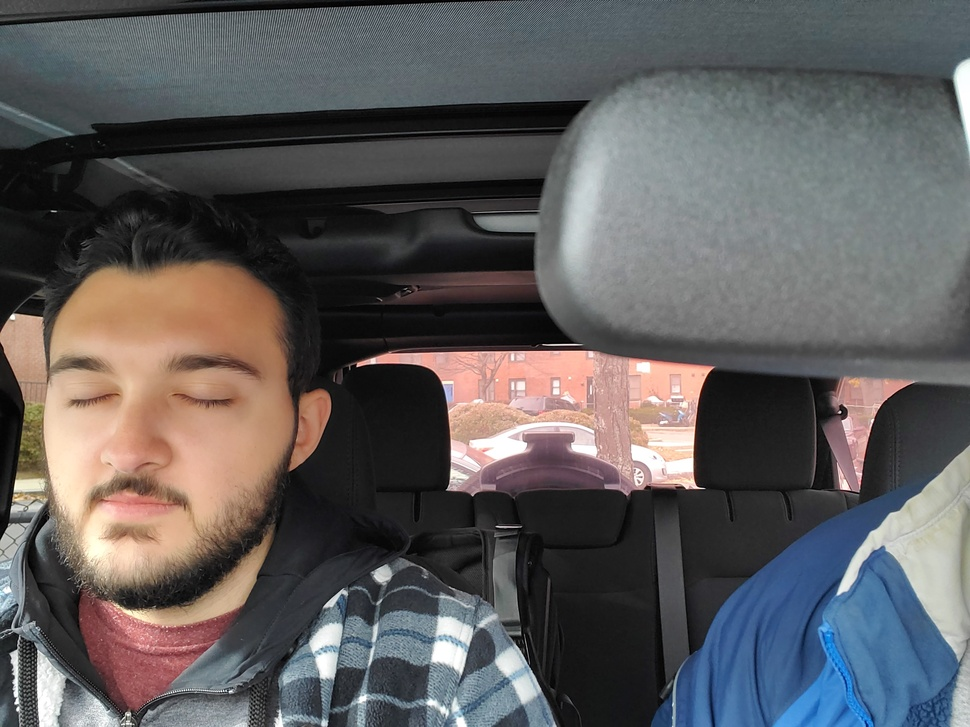
%> input picture Closed1.jpg, 970 x 727 px, shrunk from 2944 x 2208 before the run
$ octave --eval "result = main(imread('Closed1.jpg'));"   (GNU Octave 9; MATLAB toolbox functions it lacks are replaced by stand-ins)
%> lines starting %> are read from the running program, lines starting %| are printed output that depends on the picture
### GetEye.m
function [outputArg1,outputArg2,outputArg3] = GetEye(inputArg1)
try
    img = inputArg1;
%> img is the input picture: size 727x970x3 uint8; mean R, G, B 94.7, 92.2, 92.6
    img = rgb2gray(img);
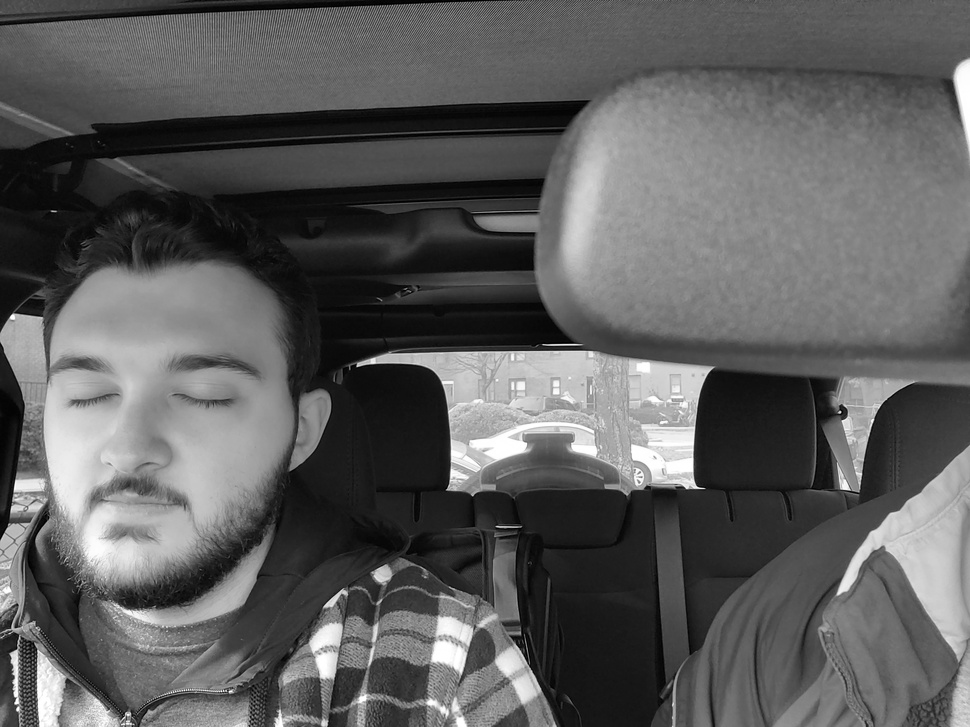
%> img: size 727x970 uint8; min 0, max 255, mean 93
    img = flip(img, 2); % Flips the image horizontally
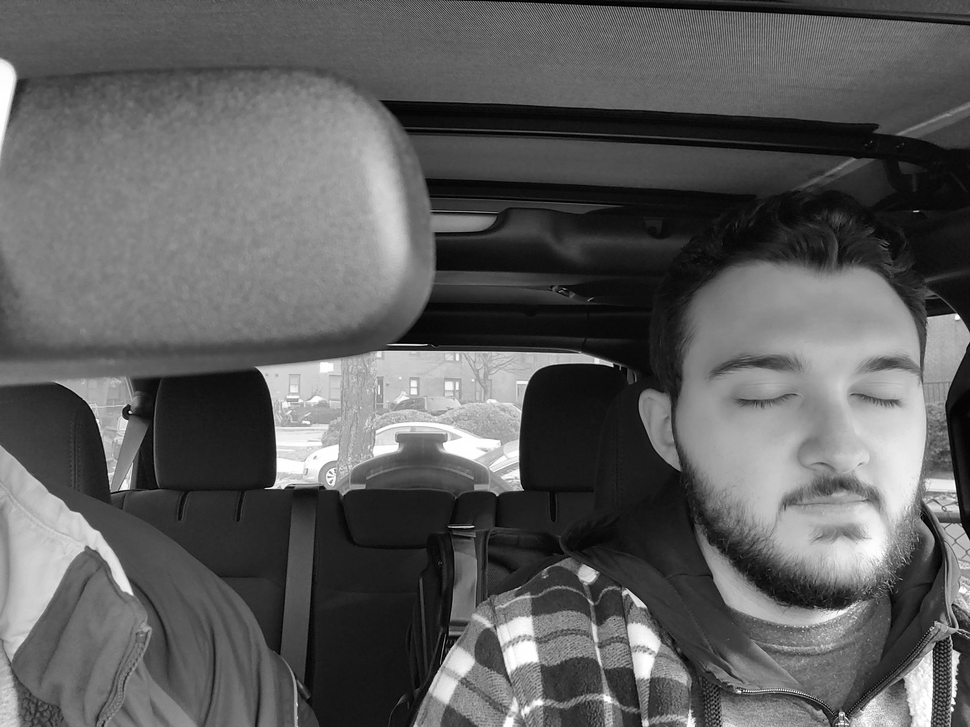
%> img: size 727x970 uint8; min 0, max 255, mean 93; mean of the top-left, top-right, bottom-left and bottom-right quarters 109.6, 66.8, 90.5, 105

    faceDetector = vision.CascadeObjectDetector();
    eyeDetector = vision.CascadeObjectDetector('EyePairSmall');
    bb = step(faceDetector,img);
%> bb = [695 295 261 261]

    %Detect the biggest box, which is the face
    bigBox=1;
         for i=1:rank(bb)
             if bb(i,3)>bb(bigBox,3)
                 bigBox=i;
             end
         end
%> this loop made 1 pass
%> after the loop, bigBox = 1

    faceImage = imcrop(img,bb(bigBox,:));
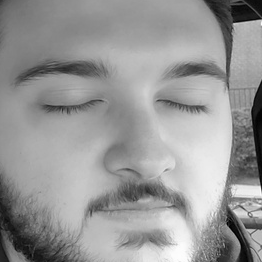
%> faceImage: size 262x262 uint8; min 0, max 253, mean 151.2
    bbEyes = step(eyeDetector,faceImage);

    %Find biggest Eyes;
    bigEyes = 1;
    for i = 1:rank(bbEyes)
        if bbEyes(i,3) > bbEyes(bigEyes,3)
            bigEyes = i;
        end
    end

    bbOneEye=[bbEyes(bigEyes,1),bbEyes(bigEyes,2),bbEyes(bigEyes,3)/3,bbEyes(bigEyes,4)];   %resize the eyepair width in half
    eye = imcrop(faceImage,bbOneEye(1,:));
    outputArg1 = eye;
    outputArg2 = bigEyes;
    outputArg3 = bbEyes;
catch
    outputArg1 = 0;
    outputArg2 = 0;
    outputArg3 = 0;
end
end

### main.m
function [result] = main(inputImage)
    [eye, bigEyes, bbEyes] = GetEye(inputImage);
%> eye = 0; bigEyes = 0; bbEyes = 0
    if(exist('eye') ~= 1 || exist('bigEyes') ~= 1 || exist('bbEyes') ~= 1)
       result = 'No Pupil';
    elseif(eye == 0)
        result = 'No Face';
       clear eye;
       clear bigEyes;
       clear bbEyes;
    else
       disp(eye);
       result = EyeStatus(eye,bigEyes,bbEyes);
       clear eye;
       clear bigEyes;
       clear bbEyes;
    end
end

$ run again, on Closed2.jpg
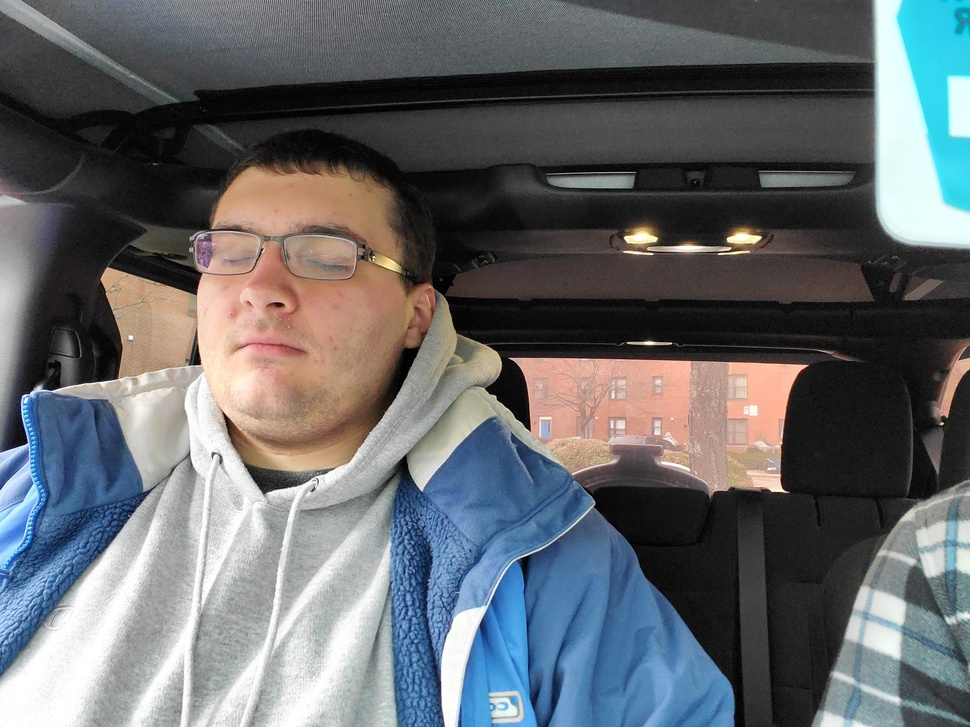
%> input picture Closed2.jpg, 970 x 727 px, shrunk from 2944 x 2208 before the run
%> in GetEye, img is the input picture: size 727x970x3 uint8; mean R, G, B 101.1, 104.2, 107.5
%> in GetEye, `img = rgb2gray(img);`:
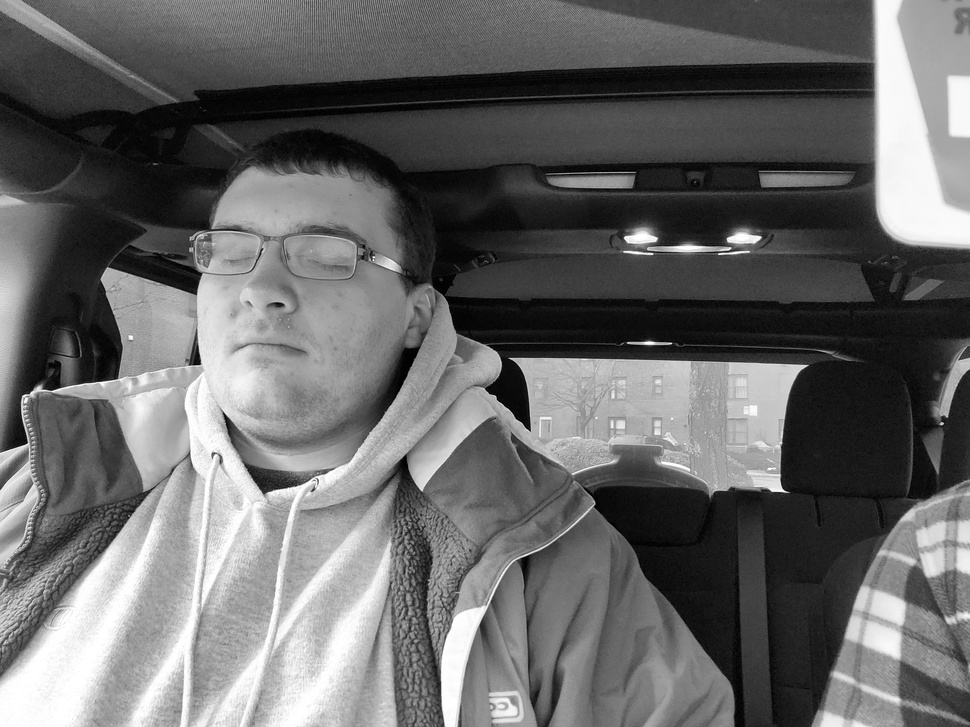
%> img: size 727x970 uint8; min 0, max 255, mean 103.7
%> in GetEye, `img = flip(img, 2);`:
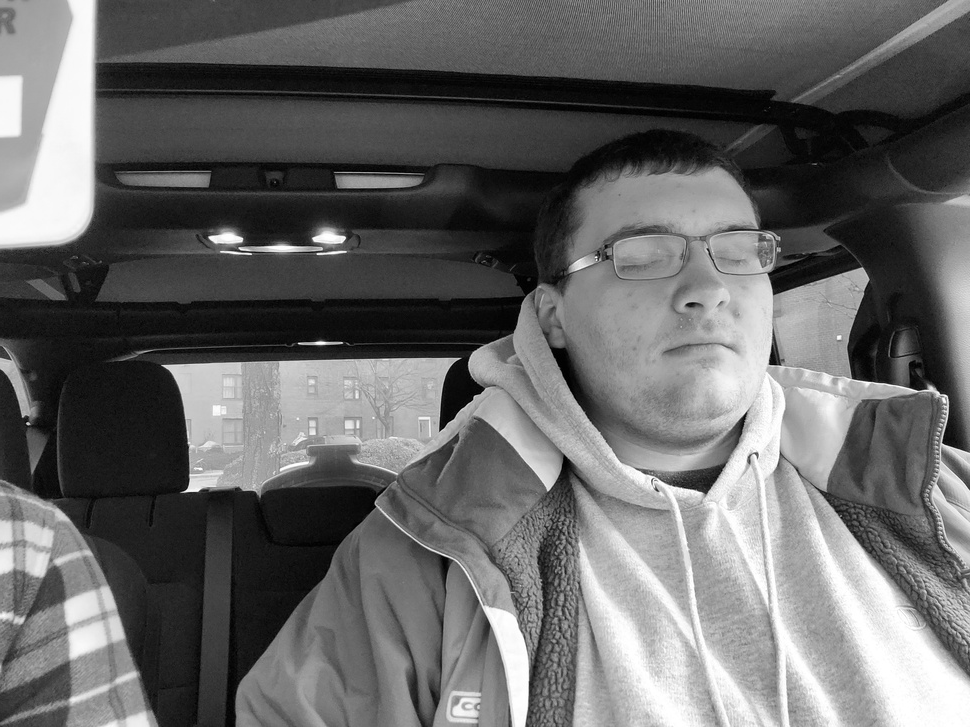
%> img: size 727x970 uint8; min 0, max 255, mean 103.7; mean of the top-left, top-right, bottom-left and bottom-right quarters 74.9, 81.7, 94.8, 163.1
%> bb = []
%> after the loop in GetEye, `for i=1:rank(bb)`: bigBox = 1
%> eye = 0

$ run again, on Down1.jpg
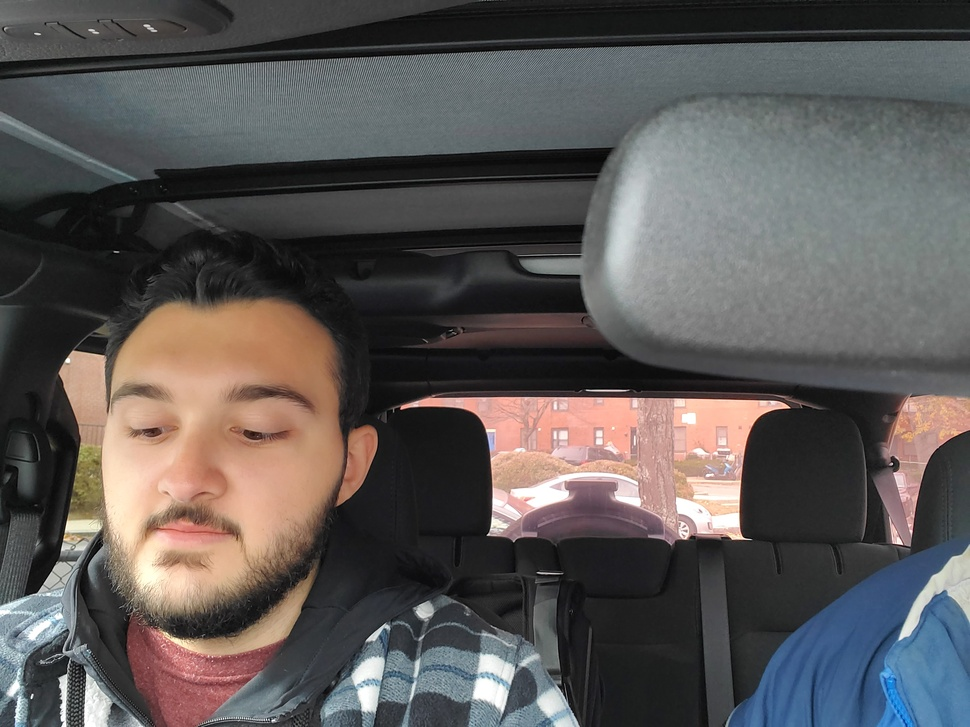
%> input picture Down1.jpg, 970 x 727 px, shrunk from 2944 x 2208 before the run
%> in GetEye, img is the input picture: size 727x970x3 uint8; mean R, G, B 91.7, 87.7, 86.5
%> in GetEye, `img = flip(img, 2);`:
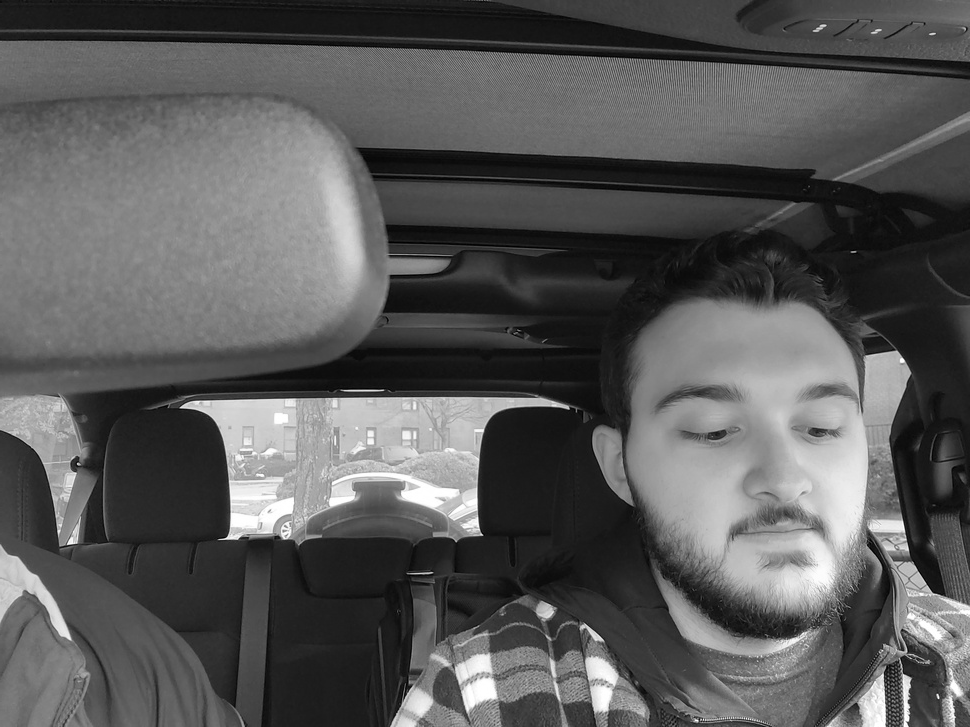
%> img: size 727x970 uint8; min 0, max 255, mean 88.7; mean of the top-left, top-right, bottom-left and bottom-right quarters 99.3, 64.7, 89.5, 101.5
%> bb = [618 305 310 310]
%> the loop in GetEye, `for i=1:rank(bb)` made 1 pass
%> after the loop in GetEye, `for i=1:rank(bb)`: bigBox = 1
%> in GetEye, `faceImage = imcrop(img,bb(bigBox,:));`:
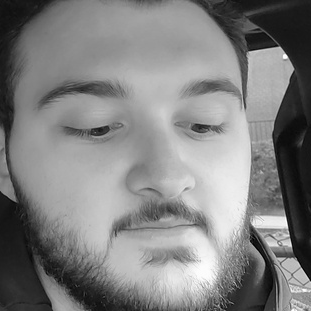
%> faceImage: size 311x311 uint8; min 0, max 254, mean 128.9
%> eye = 0
